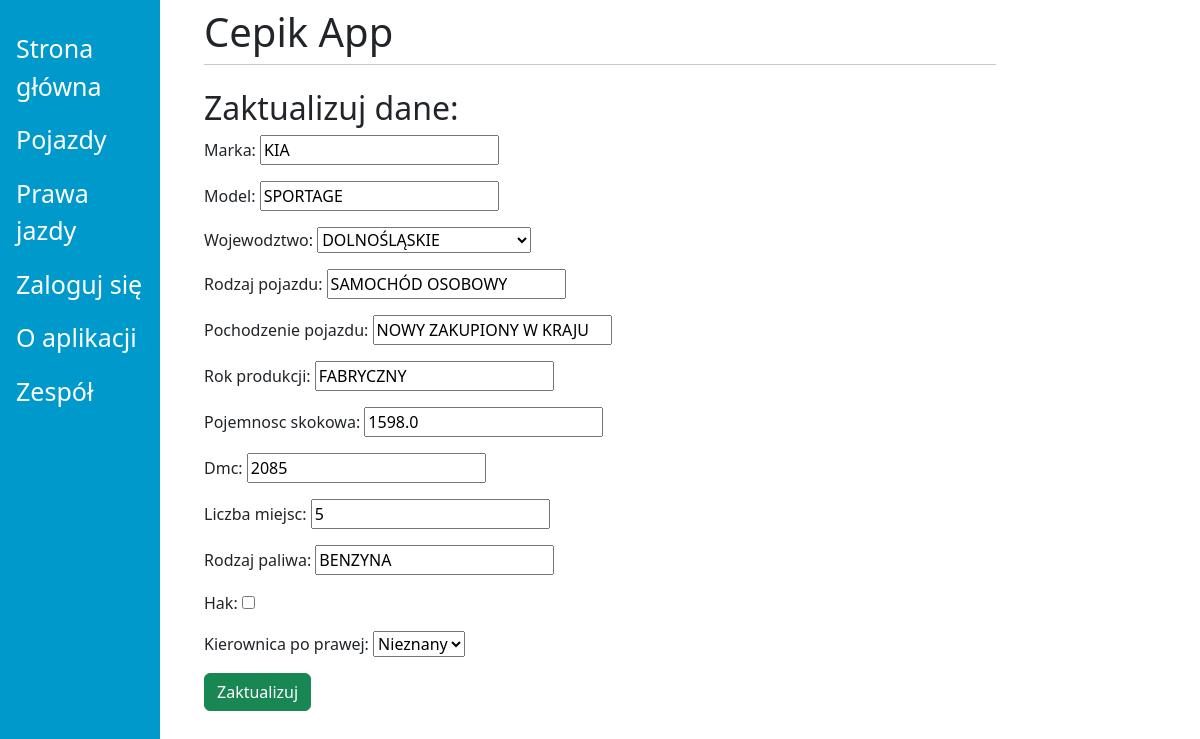
Before: /vehicles/2/update/ with the older database file.
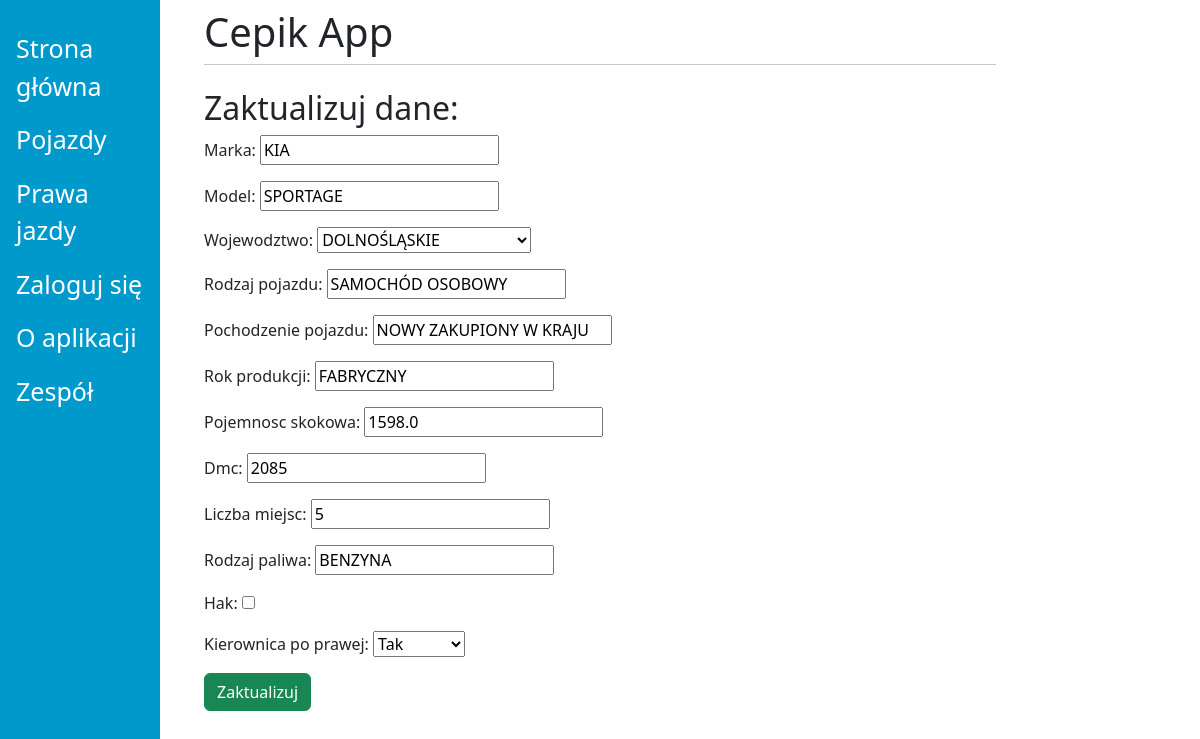
After: the same page with the newer database file.
### viewer/models.py (models this page shows, shortened)
class Vehicle(models.Model):
    id_cepik = models.IntegerField(default=0)
    marka = models.CharField(max_length=45, null=True)
    model = models.CharField(max_length=45, null=True)
    id_wojewodztwa = models.IntegerField(default=0, null=False)
    wojewodztwo = models.CharField(max_length=45, null=True)
    rodzaj_pojazdu = models.CharField(max_length=45, null=True)
    pochodzenie_pojazdu = models.CharField(max_length=45, null=True)
    rok_produkcji = models.CharField(max_length=45, null=True)
    pojemnosc_skokowa = models.DecimalField(decimal_places=1, max_digits=20, default=1, null=True)
    dmc = models.CharField(max_length=45, null=True)
    liczba_miejsc = models.IntegerField(default=1, null=True)
    rodzaj_paliwa = models.CharField(max_length=45, null=True)
    hak = models.BooleanField(default=False)
    kierownica_po_prawej = models.BooleanField(null=True)

### viewer/crud.py (the view)
# urls.py: path('vehicles/<id>/update/', crud.vehicle_update_view, name='update_view_vehicle'),
def vehicle_update_view(request, id):
    context = dict()
    obj = get_object_or_404(Vehicle, id=id)
    form = VehicleForm(request.POST or None, instance=obj)
    if form.is_valid():
        form.save()
        return HttpResponseRedirect('/vehicles/')
    context['form'] = form
    return render(request, 'vehicle_update_view.html', context)

### viewer/crud.py
class VehicleForm(ModelForm):
    choice = (('1', 'DOLNOŚLĄSKIE'), ('2', 'KUJAWSKO-POMORSKIE'), ('3', 'LUBELSKIE'), ('4', 'LUBUSKIE'),
              ('5', 'ŁÓDZKIE'), ('6', 'MAŁOPOLSKIE'), ('7', 'MAZOWIECKIE'), ('8', 'OPOLSKIE'), ('9', 'PODKARPACKIE'),
              ('10', 'PODLASKIE'), ('11', 'POMORSKIE'), ('12', 'ŚLĄSKIE'), ('13', 'ŚWIĘTOKRZYSKIE'),
              ('14', 'WARMIŃSKO-MAZURSKIE'), ('15', 'WIELKOPOLSKIE'), ('16', 'ZACHODNIOPOMORSKIE'))
    wojewodztwo = forms.ChoiceField(choices=choice)
    class Meta:
        model = Vehicle
        fields = [
            'marka',
            'model',
            'wojewodztwo',
            'rodzaj_pojazdu',
            'pochodzenie_pojazdu',
            'rok_produkcji',
            'pojemnosc_skokowa',
            'dmc',
            'liczba_miejsc',
            'rodzaj_paliwa',
            'hak',
            'kierownica_po_prawej'
        ]

### viewer/templates/vehicle_update_view.html (shortened to what this page needs)
{% extends "base.html" %}
{% block content %}
<h2>Zaktualizuj dane:</h2>
<form method="POST">
    {{ form.as_p }}
    <input type="submit" class="btn btn-success" value="Zaktualizuj">
</form>
{% endblock %}

Changed rows visible on the page:
changed Vehicle "KIA": kierownica_po_prawej "Nieznany" → "Tak"
